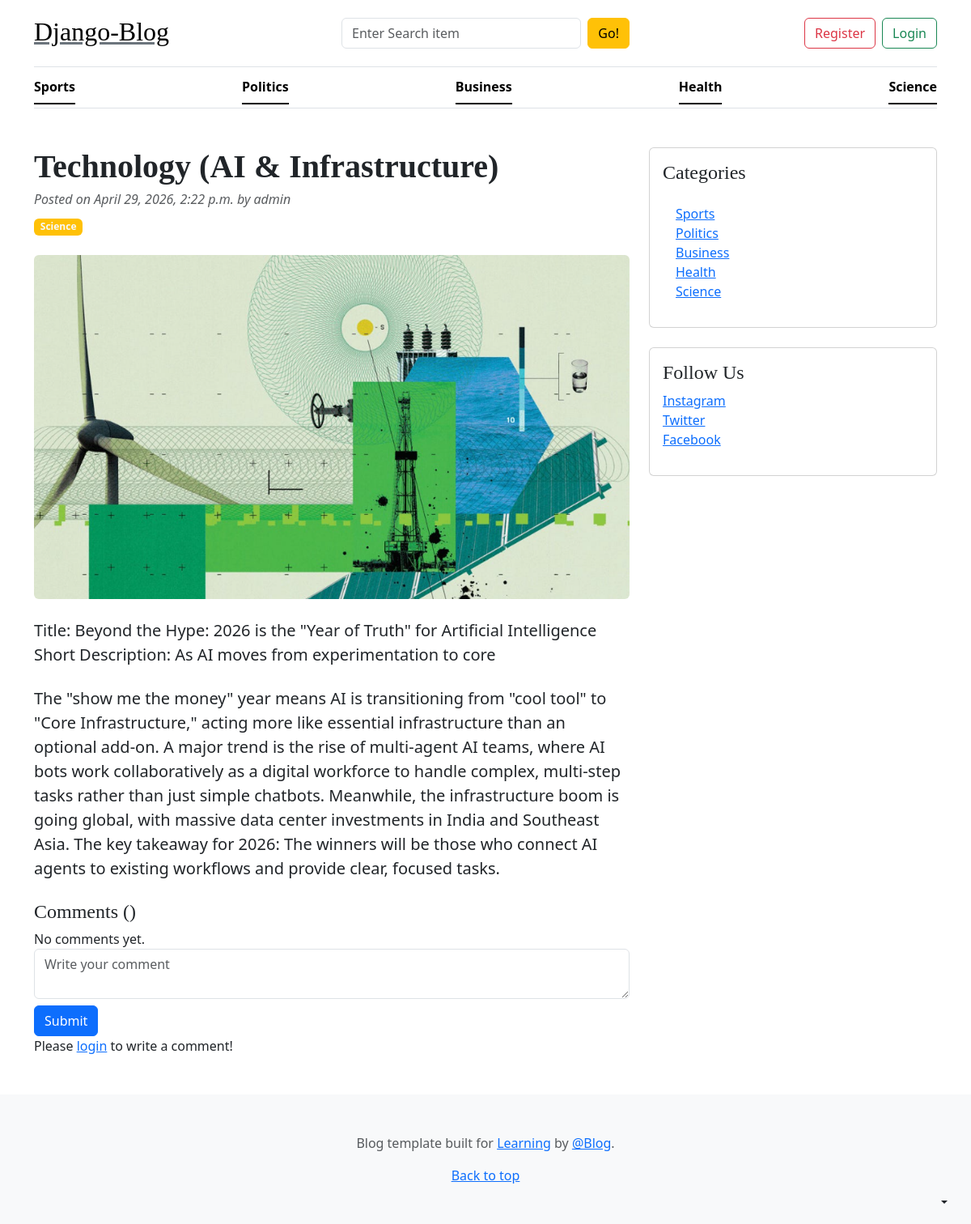
Screenshot of /technology-ai-infrastructure/ with the database file from the repository.
### blogs_app/models.py (models this page shows)
class category(models.Model):
    category=models.CharField(max_length=50)
    created_at=models.DateTimeField(auto_now_add=True)
    updated_at=models.DateTimeField(auto_now=True)
    class Meta:
        verbose_name_plural='Categories'
    def __str__(self):
        return self.category

class Blog(models.Model):
    title=models.CharField(max_length=50)
    slug=models.SlugField(max_length=150,unique=True,blank=True)
    category_blog=models.ForeignKey(category,on_delete=models.CASCADE)
    author=models.ForeignKey(User,on_delete=models.CASCADE)
    feature_image=models.ImageField(upload_to='blog_images/',blank=True)
    short_description=models.TextField(max_length=150)
    blog_body=models.TextField()
    status=models.CharField(choices=status,default='draft')
    is_featured=models.BooleanField(default=False)
    created_at=models.DateTimeField(auto_now_add=True)
    updated_at=models.DateTimeField(auto_now=True)

### blogs_app/views.py (the view)
# urls.py: path('<slug:slug>/',blog_view.slug_blogs,name='slug_blogs'),
def slug_blogs(request,slug):
    slug_post=Blog.objects.get(slug=slug,status='published')
    return render(request,"slug_posts.html",{'slug':slug_post})

### blogs_app/context_processors.py (called while the page is built)
def get_category(request):
    categories=category.objects.all()
    return dict(categories=categories)

def get_social(request):
    social=Social.objects.all()
    return dict(social=social)

### templates/slug_posts.html (shortened to what this page needs)
{% extends 'base.html' %}
{% block content %}
<div class="container mt-5">
    <div class="row">
        <div class="col-lg-8">
            <article>
                <header class="mb-4">
                    <h1 class="fw-bolder mb-1">{{ slug.title }}</h1>
                    <div class="text-muted fst-italic mb-2">Posted on {{ slug.created_at }} by {{ slug.author }}</div>
                    <a class="badge bg-warning text-decoration-none text-light" href="#!">{{ slug.category_blog }}</a>
                </header>
                <figure class="mb-4"><img class="img-fluid rounded" src="{{ slug.feature_image.url }}" alt="..." /></figure>
                <section class="mb-5">
                    <p class="fs-5 mb-4">{{ slug.short_description }}</p>
                    <p class="fs-5 mb-4">{{ slug.blog_body }}</p>
                    <h4>Comments ({{ comment_count }})</h4>
                    {% if comments %}
                        {% for comment in comments %}
                            <div class="card mt-1">
                                <div class="card-body">
                                    <p class="card-text mb-0">{{ comment }}</p>
                                    <span>
                                        <small>By {{ comment.user }}</small>
                                        <small>| {{ comment.created_at | timesince }} ago</small>
                                    </span>
                                </div>
                            </div>
                        {% endfor %}
                    {% else %}
                    No comments yet.
                    {% endif %}
                    <br>
                    <div class="form-group">
                        <form action="" method="POST">
                            <div class="form-group">
                                <textarea name="comment" class="form-control" placeholder="Write your comment"></textarea>
                                <input type="submit" value="Submit" class="btn btn-primary mt-2">
                            </div>
                        </form>
                        <p>Please <span><a href=" ">login</a></span> to write a comment!</p>
                    </div>
                </section>
            </article>
        </div>
        <div class="col-lg-4">
            <div class="card mb-4 p-3">
                <h4 class="font-italic">Categories</h4>
                <div class="card-body">
                    <div class="row">
                        <div class="col-sm-6">
                            <ul class="list-unstyled mb-0">
                                {% for i in categories %}
                                <li><a href="{% url 'posts_category' i.id %}">{{i.category}} </a></li>
                                 {% endfor %}
                            </ul>
                        </div>
                    </div>
                </div>
            </div>
            <div class="card mb-4 p-3">
                <h4 class="font-italic">Follow Us</h4>
                <ol class="list-unstyled">
                    <li><a href=" " target="_blank">Instagram </a></li>
                    <li><a href=" " target="_blank">Twitter </a></li>
                    <li><a href=" " target="_blank">Facebook </a></li>
                </ol>
            </div>
        </div>
    </div>
</div>
{% endblock %}

### templates/base.html (shortened to what this page needs)
{% load static %}
<!DOCTYPE html>
<html lang="en">
<head>
    <link rel="stylesheet" href="https://cdn.jsdelivr.net/npm/bootstrap@5.3.8/dist/css/bootstrap.min.css">
    <link rel="stylesheet" href="/static/css/blog.css">
</head>
<body>
    <div
      class="dropdown position-fixed bottom-0 end-0 mb-3 me-3 bd-mode-toggle"
    >
      <button
        class="btn btn-bd-primary py-2 dropdown-toggle d-flex align-items-center"
        id="bd-theme"
        type="button"
        aria-expanded="false"
        data-bs-toggle="dropdown"
        aria-label="Toggle theme (auto)"
      >
      </button>
    </div>
    <div class="container">
      <header class="border-bottom lh-1 py-3">
        <div class="row flex-nowrap justify-content-between align-items-center">
          <div class="col-4 pt-1">
           <h2> <a class="link-secondary text-black" href="{% url 'home' %}">Django-Blog</a></h2>
          </div>
       <div class="col-12 col-md-4">
      <form action="{% url 'search' %}" method="get"
            class="d-flex flex-column flex-sm-row gap-2">
        <input
          type="text"
          name="keyword"
          id="keyword"
          placeholder="Enter Search item"
          class="form-control"
        >
        <button
          type="submit"
          class="btn btn-warning flex-shrink-0"
          id="button-search"
        >
          Go!
        </button>
      </form>
    </div>
    <div class="col-12 col-md-4">
      <div class="d-flex justify-content-center justify-content-md-end gap-2">
        <a class="btn btn-outline-danger" href="#">Register</a>
        <a class="btn btn-outline-success" href="#">Login</a>
      </div>
    </div>
        </div>
      </header>
      <div class="nav-scroller py-1 mb-3 border-bottom">
        <nav class="nav nav-underline justify-content-between">
          {% for i in categories %}
          <a class="nav-item nav-link link-body-emphasis active" href="{% url 'posts_category' i.id %}"
            >{{i.category}}</a>
           {% endfor %}
        </nav>
      </div>
    </div>
{% block content %}
{% endblock %}
    <footer class="py-5 text-center text-body-secondary bg-body-tertiary">
      <p>
        Blog template built for
        <a href="https://getbootstrap.com/">Learning</a> by
        <a href="https://x.com/mdo">@Blog</a>.
      </p>
      <p class="mb-0"><a href="#">Back to top</a></p>
    </footer>
</body>
</html>

### static/css/blog.css (style rules this page uses)
h1, h2, h3, h4, h5, h6 { font-family: "Playfair Display", Georgia, "Times New Roman", serif; }

### rows the page displays
category: category "Sports"
category: category "Politics"
category: category "Business"
category: category "Health"
category: category "Science"
Blog: title "Technology (AI & Infrastructure)", created_at "April 29, 2026, 2:22 p.m.", author "admin", category_blog "Science", feature_image (picture), short_description "Title: Beyond the Hype: 2026 is the \"Year of Truth\" for Artificial Intelligence Short Description: As AI moves from experimentation to core", blog_body "The \"show me the money\" year means AI is transitioning from \"cool tool\" to \"Core Infrastructure,\" acting more like essential infrastructure than an optional add-on. A major trend is the rise of multi-agent AI teams, where AI bots work collaboratively as a digital workforce to handle complex, multi-step tasks rather than just simple chatbots. Meanwhile, the infrastructure boom is going global, with massive data center investments in India and Southeast Asia. The key takeaway for 2026: The winners will be those who connect AI agents to existing workflows and provide clear, focused tasks."
